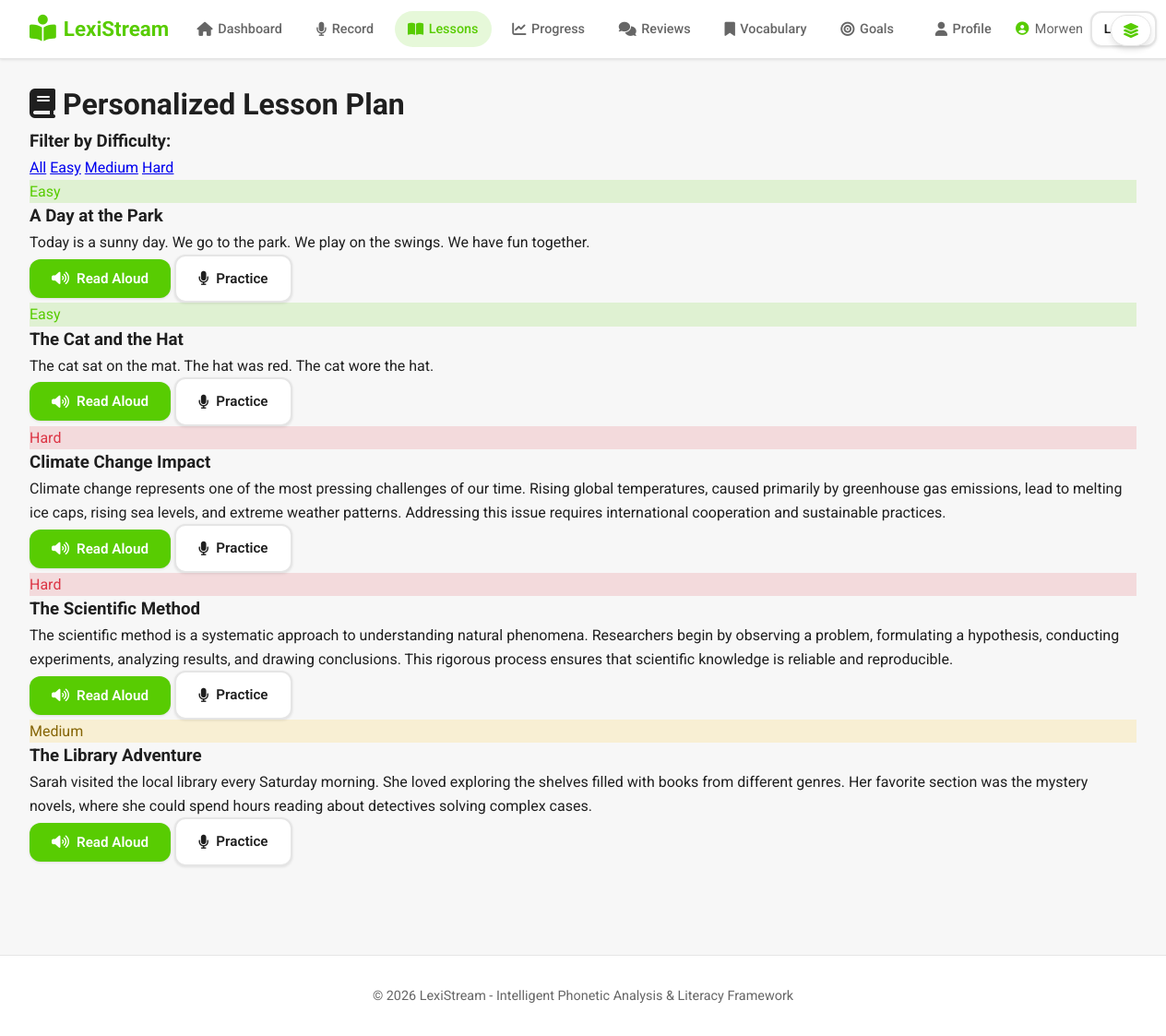
The app's page /lessons (signed in) with its own data.
### app.py (models this page shows)
class User(UserMixin, db.Model):
    id = db.Column(db.Integer, primary_key=True)
    username = db.Column(db.String(80), unique=True, nullable=False)
    email = db.Column(db.String(120), unique=True, nullable=False)
    password_hash = db.Column(db.String(255), nullable=False)
    is_admin = db.Column(db.Boolean, default=False, nullable=False)
    display_name = db.Column(db.String(120))
    bio = db.Column(db.Text)
    location = db.Column(db.String(120))
    website = db.Column(db.String(255))
    avatar_url = db.Column(db.String(255))
    role = db.Column(db.String(20), default="user", nullable=False)  # user, teacher, admin
    created_at = db.Column(db.DateTime, default=datetime.utcnow)

class Lesson(db.Model):
    id = db.Column(db.Integer, primary_key=True)
    title = db.Column(db.String(200), nullable=False)
    content = db.Column(db.Text, nullable=False)
    difficulty = db.Column(db.String(20), nullable=False)  # Easy, Medium, Hard
    created_at = db.Column(db.DateTime, default=datetime.utcnow)

### app.py (the view)
@app.route('/lessons')
@login_required
def lessons():
    difficulty = request.args.get('difficulty', 'all')
    query = Lesson.query
    if difficulty != 'all':
        query = query.filter_by(difficulty=difficulty)
    lessons_list = query.order_by(Lesson.difficulty, Lesson.title).all()
    return render_template('lessons.html', lessons=lessons_list, current_difficulty=difficulty)

### app.py (called while the page is built)
@login_manager.user_loader
def load_user(user_id):
    return User.query.get(int(user_id))

### templates/lessons.html (shortened to what this page needs)
{% extends "base.html" %}
{% block content %}
<div class="lessons-container">
    <h1 class="page-title"><i class="fas fa-book"></i> Personalized Lesson Plan</h1>
    <div class="filter-section">
        <h3>Filter by Difficulty:</h3>
        <div class="filter-buttons">
            <a href="{{ url_for('lessons', difficulty='all') }}"
               class="filter-btn {% if current_difficulty == 'all' %}active{% endif %}">All</a>
            <a href="{{ url_for('lessons', difficulty='Easy') }}"
               class="filter-btn {% if current_difficulty == 'Easy' %}active{% endif %}">Easy</a>
            <a href="{{ url_for('lessons', difficulty='Medium') }}"
               class="filter-btn {% if current_difficulty == 'Medium' %}active{% endif %}">Medium</a>
            <a href="{{ url_for('lessons', difficulty='Hard') }}"
               class="filter-btn {% if current_difficulty == 'Hard' %}active{% endif %}">Hard</a>
        </div>
    </div>
    {% if lessons %}
    <div class="lessons-grid">
        {% for lesson in lessons %}
        <div class="lesson-card">
            <div class="lesson-difficulty difficulty-{{ lesson.difficulty.lower() }}">
                {{ lesson.difficulty }}
            </div>
            <h3>{{ lesson.title }}</h3>
            <div class="lesson-content">
                <p>{{ lesson.content }}</p>
            </div>
            <div class="lesson-actions">
                <button class="btn btn-primary" onclick="readAloud('{{ lesson.content|replace("'", "\\'") }}')">
                    <i class="fas fa-volume-up"></i> Read Aloud
                </button>
                <a href="{{ url_for('record') }}" class="btn btn-secondary">
                    <i class="fas fa-microphone"></i> Practice
                </a>
            </div>
        </div>
        {% endfor %}
    </div>
    {% else %}
    <div class="empty-state">
        <i class="fas fa-book-open"></i>
        <h3>No lessons found</h3>
        <p>Lessons will appear here based on your selected difficulty level.</p>
    </div>
    {% endif %}
</div>
{% endblock %}

### templates/base.html (shortened to what this page needs)
<!DOCTYPE html>
<html lang="en">
<head>
    <link rel="stylesheet" href="{{ url_for('static', filename='css/style.css') }}">
    <link rel="stylesheet" href="https://cdnjs.cloudflare.com/ajax/libs/font-awesome/6.4.0/css/all.min.css">
</head>
<body>
    <header class="navbar">
        <div class="nav-container">
            <div class="nav-left">
                <a href="{% if current_user.is_authenticated %}{% if current_user.is_admin %}{{ url_for('admin_dashboard') }}{% else %}{{ url_for('dashboard') }}{% endif %}{% else %}{{ url_for('index') }}{% endif %}" class="nav-logo">
                    <i class="fas fa-book-reader"></i>
                    <span>LexiStream</span>
                </a>
            </div>
            <div class="nav-center">
                {% if current_user.is_authenticated %}
                <ul class="nav-menu">
                    {% if current_user.is_admin or current_user.role == 'admin' %}
                    <li>
                        <a href="{{ url_for('admin_dashboard') }}" class="nav-link {% if request.endpoint == 'admin_dashboard' %}active{% endif %}">
                            <i class="fas fa-shield-alt"></i><span>Admin</span>
                        </a>
                    </li>
                    {% elif current_user.role == 'teacher' %}
                    <li>
                        <a href="{{ url_for('teacher_dashboard') }}" class="nav-link {% if request.endpoint == 'teacher_dashboard' %}active{% endif %}">
                            <i class="fas fa-chalkboard-teacher"></i><span>Teacher</span>
                        </a>
                    </li>
                    {% else %}
                    <li>
                        <a href="{{ url_for('dashboard') }}" class="nav-link {% if request.endpoint == 'dashboard' %}active{% endif %}">
                            <i class="fas fa-home"></i><span>Dashboard</span>
                        </a>
                    </li>
                    {% endif %}
                    <li>
                        <a href="{{ url_for('record') }}" class="nav-link {% if request.endpoint == 'record' %}active{% endif %}">
                            <i class="fas fa-microphone"></i><span>Record</span>
                        </a>
                    </li>
                    <li>
                        <a href="{{ url_for('lessons') }}" class="nav-link {% if request.endpoint == 'lessons' %}active{% endif %}">
                            <i class="fas fa-book-open"></i><span>Lessons</span>
                        </a>
                    </li>
                    <li>
                        <a href="{{ url_for('progress') }}" class="nav-link {% if request.endpoint == 'progress' %}active{% endif %}">
                            <i class="fas fa-chart-line"></i><span>Progress</span>
                        </a>
                    </li>
                    <li>
                        <a href="{{ url_for('reviews') }}" class="nav-link {% if 'review' in request.endpoint %}active{% endif %}">
                            <i class="fas fa-comments"></i><span>Reviews</span>
                        </a>
                    </li>
                    <li>
                        <a href="{{ url_for('vocabulary') }}" class="nav-link {% if request.endpoint == 'vocabulary' %}active{% endif %}">
                            <i class="fas fa-bookmark"></i><span>Vocabulary</span>
                        </a>
                    </li>
                    <li>
                        <a href="{{ url_for('goals') }}" class="nav-link {% if request.endpoint == 'goals' %}active{% endif %}">
                            <i class="fas fa-bullseye"></i><span>Goals</span>
                        </a>
                    </li>
                </ul>
                {% endif %}
            </div>
            <div class="nav-right">
                {% if current_user.is_authenticated %}
                <a href="{{ url_for('profile') }}" class="nav-link" style="margin-right: 0.25rem;">
                    <i class="fas fa-user"></i><span>Profile</span>
                </a>
                <span class="nav-user">
                    <i class="fas fa-user-circle"></i>
                    {{ current_user.username }}{% if current_user.is_admin %} (Admin){% endif %}
                </span>
                <a href="{{ url_for('logout') }}" class="btn btn-secondary btn-sm">Logout</a>
                {% else %}
                <a href="{{ url_for('login') }}" class="btn btn-secondary btn-sm">Login</a>
                <a href="{{ url_for('register') }}" class="btn btn-primary btn-sm">Register</a>
                {% endif %}
            </div>
        </div>
    </header>
    {% if current_user.is_authenticated %}
    <button type="button" id="toggleCanvasBtn" class="canvas-toggle" title="Toggle dashboard">
        <i class="fas fa-layer-group"></i>
    </button>
    {% endif %}
    <main class="main-content">
        {% block content %}{% endblock %}
    </main>
    <footer class="footer">
        <p>&copy; 2026 LexiStream - Intelligent Phonetic Analysis & Literacy Framework</p>
    </footer>
</body>
</html>

### static/css/style.css (style rules this page uses)
* { margin: 0; padding: 0; box-sizing: border-box; }
:root { --matcha-dark: #58cc02; --matcha-light: #89e219; --matcha-hover: #4fb800; --cream-bg: #f7f7f7; --cream-light: #ffffff; --cream-border: #e5e5e5; --text-primary: #1f1f1f; --text-secondary: #666666; --text-light: #999999; --danger: #dc3545; --warning: #ffc107; --shadow-sm: 0 1px 3px rgba(0, 0, 0, 0.1); --shadow-md: 0 4px 6px rgba(0, 0, 0, 0.1); --shadow-lg: 0 10px 20px rgba(0, 0, 0, 0.1); }
body { font-family: 'Roboto', -apple-system, BlinkMacSystemFont, 'Segoe UI', sans-serif; background: var(--cream-bg); color: var(--text-primary); line-height: 1.6; min-height: 100vh; }
.navbar { background: var(--cream-light); border-bottom: 1px solid var(--cream-border); position: sticky; top: 0; z-index: 1000; box-shadow: var(--shadow-sm); transition: transform 0.3s ease; }
.nav-container { max-width: 1400px; margin: 0 auto; padding: 0.75rem 2rem; display: flex; align-items: center; justify-content: space-between; gap: 1rem; }
.nav-left, .nav-center, .nav-right { display: flex; align-items: center; gap: 1rem; }
.nav-logo { display: inline-flex; align-items: center; gap: 0.5rem; font-size: 1.4rem; font-weight: 700; color: var(--matcha-dark); text-decoration: none; }
.nav-logo i { font-size: 1.8rem; }
.nav-menu { list-style: none; display: flex; align-items: center; gap: 0.5rem; }
.nav-link { display: inline-flex; align-items: center; gap: 0.35rem; padding: 0.5rem 0.9rem; border-radius: 999px; text-decoration: none; color: var(--text-secondary); font-size: 0.9rem; font-weight: 500; transition: background 0.2s ease, color 0.2s ease; }
.nav-link i { font-size: 0.95rem; }
.nav-link.active { background: rgba(88, 204, 2, 0.15); color: var(--matcha-dark); }
.nav-user { display: inline-flex; align-items: center; gap: 0.4rem; font-size: 0.9rem; color: var(--text-secondary); }
.nav-user i { color: var(--matcha-dark); }
.nav-right .btn-sm { padding: 0.4rem 0.8rem; }
.nav-right { gap: 0.5rem; }
.canvas-toggle { position: fixed; top: 1rem; right: 1rem; z-index: 1100; background: var(--cream-light); border: 1px solid var(--cream-border); border-radius: 999px; padding: 0.5rem 0.75rem; box-shadow: var(--shadow-md); display: flex; align-items: center; justify-content: center; cursor: pointer; }
.canvas-toggle i { font-size: 1rem; color: var(--matcha-dark); }
.main-content { max-width: 1400px; margin: 0 auto; padding: 1.5rem 2rem 2rem; }
.btn { display: inline-flex; align-items: center; gap: 0.5rem; padding: 0.75rem 1.5rem; border: none; border-radius: 12px; font-weight: 600; font-size: 0.95rem; cursor: pointer; transition: all 0.2s ease; text-decoration: none; font-family: 'Roboto', sans-serif; box-shadow: var(--shadow-sm); }
.btn-primary { background: var(--matcha-dark); color: white; }
.btn-secondary { background: var(--cream-light); color: var(--text-primary); border: 2px solid var(--cream-border); }
.btn-sm { padding: 0.5rem 1rem; font-size: 0.85rem; }
.difficulty-easy { background: rgba(88, 204, 2, 0.15); color: var(--matcha-dark); }
.difficulty-medium { background: rgba(255, 193, 7, 0.15); color: #856404; }
.difficulty-hard { background: rgba(220, 53, 69, 0.15); color: var(--danger); }
.footer { background: var(--cream-light); border-top: 1px solid var(--cream-border); text-align: center; padding: 2rem; margin-top: 4rem; color: var(--text-secondary); font-size: 0.9rem; }

### records on screen
User: username "Morwen"
Lesson: difficulty "Easy", title "A Day at the Park", content "Today is a sunny day. We go to the park. We play on the swings. We have fun together."
Lesson: difficulty "Easy", title "The Cat and the Hat", content "The cat sat on the mat. The hat was red. The cat wore the hat."
Lesson: difficulty "Hard", title "Climate Change Impact", content "Climate change represents one of the most pressing challenges of our time. Rising global temperatures, caused primarily by greenhouse gas emissions, lead to melting ice caps, rising sea levels, and extreme weather patterns. Addressing this issue requires international cooperation and sustainable practices."
Lesson: difficulty "Hard", title "The Scientific Method", content "The scientific method is a systematic approach to understanding natural phenomena. Researchers begin by observing a problem, formulating a hypothesis, conducting experiments, analyzing results, and drawing conclusions. This rigorous process ensures that scientific knowledge is reliable and reproducible."
Lesson: difficulty "Medium", title "The Library Adventure", content "Sarah visited the local library every Saturday morning. She loved exploring the shelves filled with books from different genres. Her favorite section was the mystery novels, where she could spend hours reading about detectives solving complex cases."
